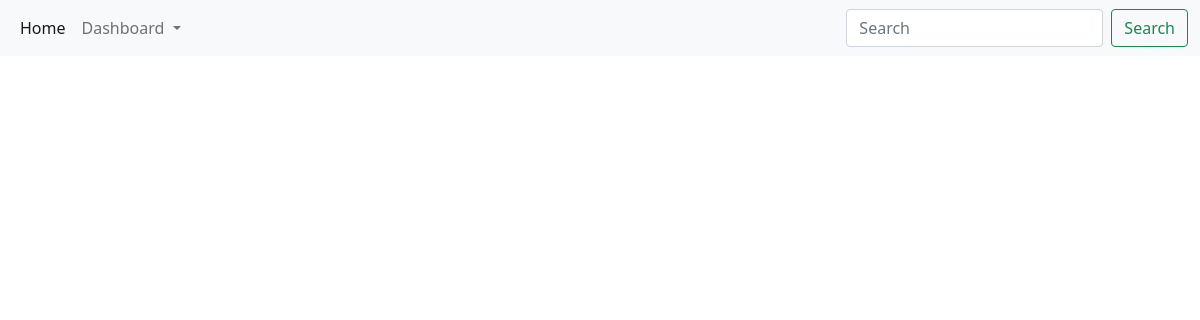
The app's page / (signed in), older data.
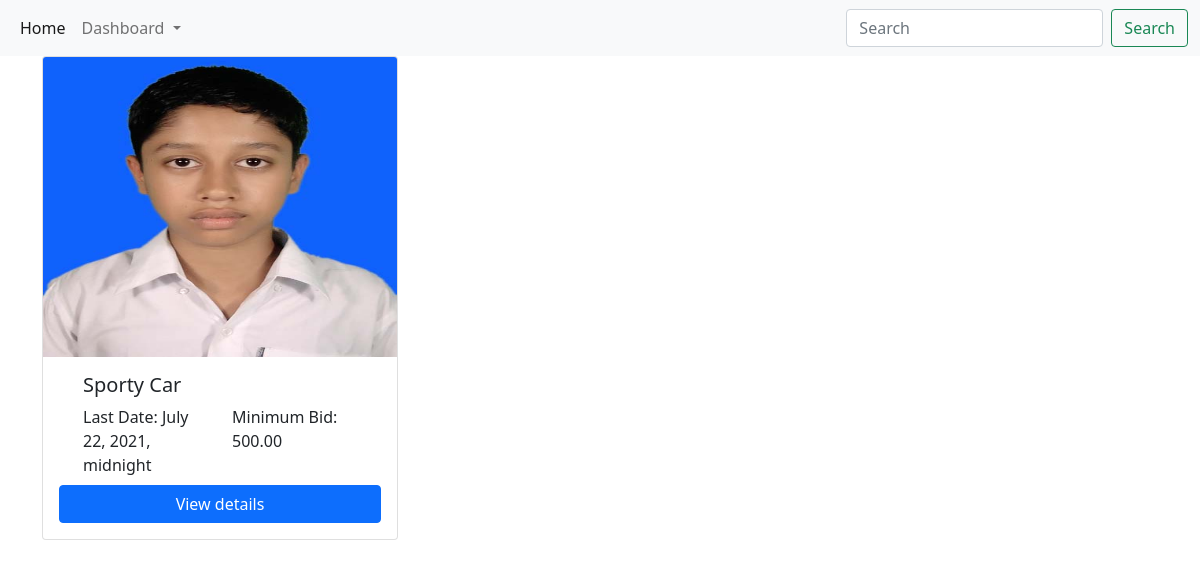
The same page, newer data.
### mainapp/models.py (models this page shows)
class Item(models.Model):
    proname = models.CharField(max_length=255)
    minbid = models.DecimalField(max_digits=20, decimal_places=2)
    description = models.CharField(max_length=2000, null=True,)
    picture = models.ImageField(upload_to='images/', null=True, blank=True)
    created = models.DateTimeField()
    date = models.DateTimeField()
    owner = models.ForeignKey(User, on_delete=models.CASCADE,related_name='%(class)s_requests_created')

### mainapp/views.py (the view)
# urls.py: path('', views.homeview, name="homeview"),
@login_required(login_url='login')
def homeview(request):
    x=logics.getItem()
    return render(request, 'home.html',{"ItemData" : x})

### mainapp/logics.py (called while the page is built)
def getItem():
    x= Item.objects.all().filter(date__gte = datetime.date.today())
    return x

### mainapp/templates/home.html (shortened to what this page needs)
<!DOCTYPE html>
<head>
    <link href="https://cdn.jsdelivr.net/npm/bootstrap@5.0.1/dist/css/bootstrap.min.css" rel="stylesheet">
</head>
<body>
     {% include "nav.html" %}
     <div class="container">
      <div class="row">
     {% for item in ItemData %}
        <div class="col-4"><div class="d-flex justify-content-center pb-3 ">
          <div class="card" style="width: 30rem;">
            <img src="{{ item.picture.url }}" class="card-img-top img-fluid"  style="width:auto; height: 300px;" alt="...">
            <div class="card-body">
              <div class="container pb-2 ">
                <h5 class="card-title">{{item.proname}}</h5>
                  <div class="row d-flex justify-content-center">
                    <div class="col-6">
                     Last Date: {{item.date}}
                    </div>
                    <div class="col-6">
                      Minimum Bid: {{item.minbid}}
                    </div>
                  </div>
              </div>
              <div class="d-flex justify-content-center">
              <a href='{% url "itemview" id=item.id%}' class="btn btn-primary btn-block w-100">View details</a>
            </div>
            </div>
          </div>
        </div></div>
    {% endfor %}
  </div>
</div>
</body>
  </html>

### mainapp/templates/nav.html (shortened to what this page needs)
<!DOCTYPE html>
<head>
</head>
<body>
  <nav class="navbar navbar-expand-lg navbar-light bg-light">
    <div class="container-fluid">
      <div class="collapse navbar-collapse" id="navbarSupportedContent">
        <ul class="navbar-nav me-auto mb-2 mb-lg-0">
          <li class="nav-item">
            <a class="nav-link active" aria-current="page" href="{% url 'homeview' %}">Home</a>
          </li>
          <li class="nav-item dropdown">
            <a class="nav-link dropdown-toggle" href="#" id="navbarDropdown" role="button" data-bs-toggle="dropdown" aria-expanded="false">
              Dashboard
            </a>
          </li>
        </ul>
        <form class="d-flex">
          <input class="form-control me-2" type="search" placeholder="Search" aria-label="Search">
          <button class="btn btn-outline-success" type="submit">Search</button>
        </form>
      </div>
    </div>
  </nav>
</body>
  </html>

Row changes from the older to the newer data that the page shows:
now on this page (row edited): Item: picture (picture), proname "Sporty Car", date "July 22, 2021, midnight", minbid "500.00"
